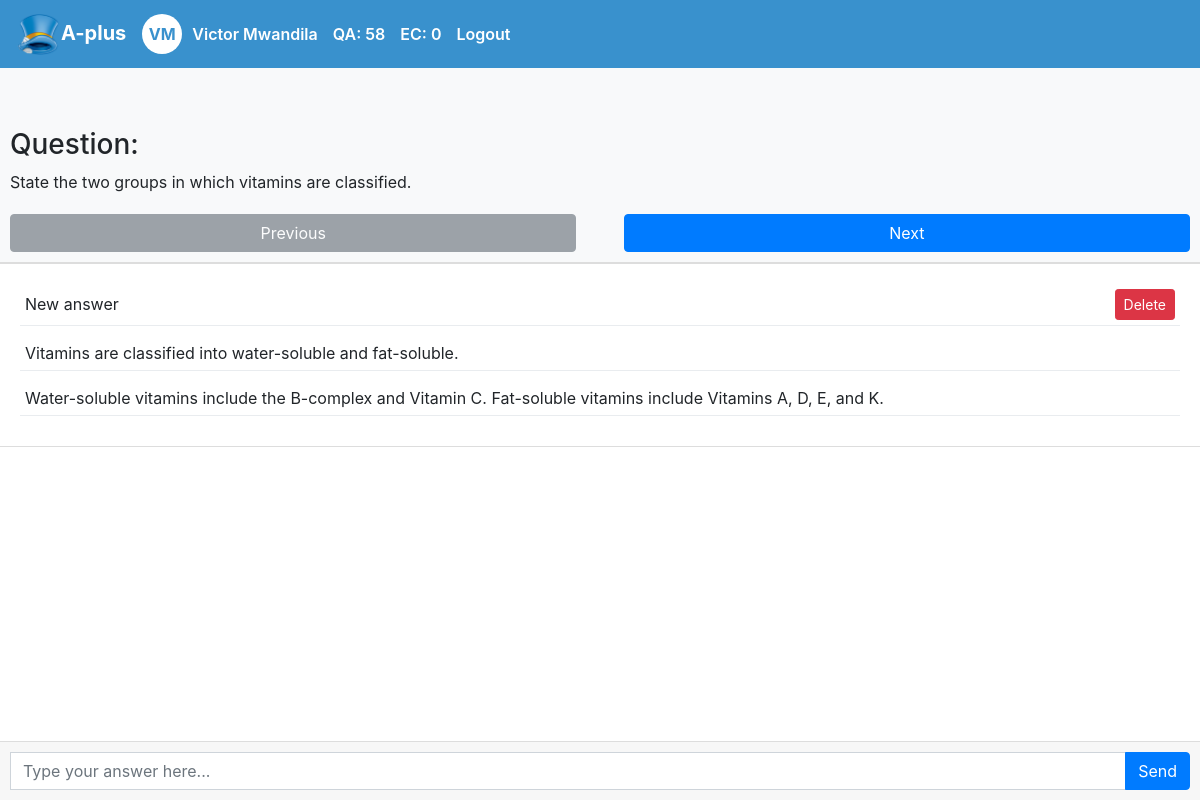
Page /aplus/user_exam_old.php?exam_id=1 (signed in) on the committed database.
### tables this page shows
CREATE TABLE `users` (
  `user_id` int(11) NOT NULL,
  `first_name` varchar(100) NOT NULL,
  `last_name` varchar(100) NOT NULL,
  `email` varchar(255) NOT NULL,
  `password` varchar(255) NOT NULL,
  `created_at` timestamp NOT NULL DEFAULT current_timestamp(),
  `verified` tinyint(1) DEFAULT 0,
  `paid` tinyint(1) DEFAULT 0
);

CREATE TABLE `questions` (
  `question_id` int(11) NOT NULL,
  `exam_id` int(11) NOT NULL,
  `question_type` enum('multiple_choice','essay') NOT NULL,
  `question_text` text NOT NULL,
  `points` int(11) NOT NULL,
  `correct_answer` text DEFAULT NULL,
  `explanation_text` text DEFAULT NULL,
  `question_order` int(11) DEFAULT NULL,
  `topic` varchar(255) DEFAULT NULL,
  `grade` int(11) DEFAULT NULL
);

CREATE TABLE `user_responses` (
  `response_id` int(11) NOT NULL,
  `user_id` int(11) NOT NULL,
  `question_id` int(11) NOT NULL,
  `response_text` text NOT NULL,
  `is_submitted` tinyint(1) NOT NULL DEFAULT 0,
  `score` int(11) DEFAULT 0,
  `created_at` timestamp NOT NULL DEFAULT current_timestamp(),
  `exam_id` int(11) NOT NULL
);

### aplus/user_exam_old.php (the view, shortened to what this page needs)
<?php
require_once 'header.php';
$exam_id = intval($_GET['exam_id']);
$user_id = intval($_SESSION['user_id']);
$query = "SELECT * FROM questions WHERE exam_id = ?";
$stmt = $mysqli->prepare($query);
$stmt->bind_param('i', $exam_id);
$stmt->execute();
$result = $stmt->get_result();
$questions = $result->fetch_all(MYSQLI_ASSOC);
$total_questions = count($questions);
$current_question_index = isset($_GET['question']) ? intval($_GET['question']) : 0;
$current_question = isset($questions[$current_question_index]) ? $questions[$current_question_index] : null;
$current_question_id = isset($current_question['question_id']) ? $current_question['question_id'] : 0;
$user_response_text = '';
$question_answer_text = '';
$question_explanation_text = '';
if ($current_question_id > 0) {
    $response_query = "SELECT response_text FROM user_responses WHERE exam_id = ? AND question_id = ? AND user_id = ?";
    $response_stmt = $mysqli->prepare($response_query);
    $response_stmt->bind_param('iii', $exam_id, $current_question_id, $user_id);
    $response_stmt->execute();
    $response_result = $response_stmt->get_result();
    $user_response = $response_result->fetch_assoc();
    $query = "SELECT question_text, correct_answer, explanation_text FROM questions WHERE exam_id = ? AND question_id = ?";
    $stmt = $mysqli->prepare($query);
    $stmt->bind_param('ii', $exam_id, $current_question_id);
    $stmt->execute();
    $result = $stmt->get_result();
    $question_data = $result->fetch_assoc();
    if ($user_response) {
        $user_response_text = htmlspecialchars($user_response['response_text']);
        $question_answer_text = htmlspecialchars($question_data['correct_answer']);
        $question_explanation_text = htmlspecialchars($question_data['explanation_text']);
    }
}
?>
<!DOCTYPE html>
<html lang="en">
<head>
    <link href="https://stackpath.bootstrapcdn.com/bootstrap/4.5.2/css/bootstrap.min.css" rel="stylesheet">
</head>
<body>
    <div id="question-area">
        <h3>Question:</h3>
        <p id="question-text"><?php echo htmlspecialchars($current_question['question_text'], ENT_QUOTES, 'UTF-8'); ?></p>
        <div class="question-navigation">
            <button class="btn btn-secondary" <?php if ($current_question_index == 0) echo 'disabled'; ?>
                onclick="navigateQuestion(<?php echo $current_question_index - 1; ?>)">Previous</button>
            <button class="btn btn-primary" <?php if ($current_question_index == $total_questions - 1) echo 'disabled'; ?>
                onclick="navigateQuestion(<?php echo $current_question_index + 1; ?>)">Next</button>
        </div>
    </div>
    <div class="chat-container">
        <div id="message-area">
            <?php if ($user_response_text) { ?>
                <div class="message" data-question-id="<?php echo $current_question_id; ?>" data-exam-id="<?php echo $exam_id; ?>" data-user-id="<?php echo $user_id; ?>">
                    <div class="message-content"><?php echo $user_response_text; ?></div>
                    <div class="message-options">
                        <button class="btn btn-danger btn-sm delete-response-btn">Delete</button>
                    </div>
                </div>
            <div class="answer"><?php echo $question_answer_text; ?></div>
            <div class="explanation"><?php echo $question_explanation_text; ?></div>
            <?php } ?>
        </div>
    </div>
    <div class="input-group">
        <textarea class="form-control" id="user-response" rows="1" placeholder="Type your answer here..."></textarea>
        <div class="input-group-append">
            <button class="btn btn-primary" type="button" id="send-button">Send</button>
        </div>
    </div>
</body>
</html>

### aplus/header.php (shortened to what this page needs)
<?php
require_once 'config.php';
$user_id = $_SESSION['user_id'];
$query = "SELECT first_name, last_name FROM users WHERE user_id = ?";
$stmt = $mysqli->prepare($query);
$stmt->bind_param('i', $user_id);
$stmt->execute();
$stmt->bind_result($first_name, $last_name);
$initials = strtoupper($first_name[0] . $last_name[0]);
$query = "SELECT COUNT(*) FROM user_responses WHERE user_id = ?";
$stmt = $mysqli->prepare($query);
$stmt->bind_param('i', $user_id);
$stmt->execute();
$stmt->bind_result($questions_answered);
$questions_answered = $questions_answered ?? 0;
$query = "SELECT COUNT(*) FROM user_exams WHERE user_id = ? AND status = 'completed'";
$stmt = $mysqli->prepare($query);
$stmt->bind_param('i', $user_id);
$stmt->execute();
$stmt->bind_result($completed_exams);
$completed_exams = $completed_exams ?? 0;
?>
<!DOCTYPE html>
<html lang="en">
<head>
    <link href="https://stackpath.bootstrapcdn.com/bootstrap/4.5.2/css/bootstrap.min.css" rel="stylesheet">
</head>
<body>
    <div id="header-area">
       <nav class="navbar navbar-expand-lg navbar-dark">
        <a class="navbar-brand" href="index.php"><img src="diagrams/alpha_logo.png" width="45px" height="auto">A-plus</a>
        <div class="header-info">
            <div class="initials"><?php echo htmlspecialchars($initials); ?></div>
            <span class="user-name"><?php echo htmlspecialchars($first_name . ' ' . $last_name); ?></span>
            <span class="qa" data-title="Questions Answered">QA: <?php echo $questions_answered; ?></span>
            <span class="ec" data-title="Exams Completed">EC: <?php echo $completed_exams; ?></span>
        </div>
           <a class="header-logout" href="logout.php">Logout</a>
    </nav>
</div>
</body>
</html>

### aplus/header.php (style rules this page uses)
#header-area { flex-shrink: 0; background-color: #3991cd; color: white; text-align: center; top: 0; left: 0; right: 0; z-index: 1000; }
.navbar { background-color: #3991cd; color: white; display: flex; justify-content: space-between; align-items: center; padding: 10px 20px; position:sticky; top: 0; left: 0; right: 0; z-index: 1030; }
.navbar a { color: white; }
.navbar-brand { text-decoration-color: gold; color: white; font-weight: 700; }
.header-info { color: white; display: flex; align-items:center; }
.header-info .user-name { margin-right: 15px; font-weight: 600; display: none; }
.header-info span { margin-right: 15px; font-weight: 600; }
.initials { background-color: white; color: #3991cd; border-radius: 50%; width: 40px; height: 40px; display: flex; justify-content: center; align-items: center; font-weight: 700; margin-right: 10px; }
@media (min-width: 768px) { .header-info .user-name { display: inline; } }
@media (min-width: 768px) { .header-info span.qa, .header-info span.ec { position: relative; } }
@media (min-width: 768px) { .header-logout { margin-right: 15px; font-weight: 600; align-self: right; color: #fff; } }

### aplus/user_exam_old.php (style rules this page uses)
body { margin: 0; padding: 0; height: 100vh; display: flex; flex-direction: column; overflow: hidden; }
#question-area { flex-shrink: 0; padding: 60px 10px 10px 10px; background-color: #f8f9fa; border-bottom: 1px solid #ddd; top: 50px; left: 0; right: 0; z-index: 999; }
.chat-container { flex-shrink: 1; top: 250px; bottom: 60px; left: 0; right: 0; overflow-y: auto; background-color: white; padding: 10px; border-top: 1px solid #ddd; border-bottom: 1px solid #ddd; }
#message-area { max-height: 100%; overflow-y: auto; padding: 10px; }
.message { display: flex; justify-content: space-between; align-items: center; padding: 5px; margin-bottom: 10px; border-bottom: 1px solid #e9ecef; }
.message-content { flex-grow: 1; margin-right: 10px; word-wrap: break-word; overflow: hidden; }
.answer { display: flex; justify-content: space-between; align-items: center; padding: 5px; margin-bottom: 10px; border-bottom: 1px solid #e9ecef; }
.explanation { display: flex; justify-content: space-between; align-items: center; padding: 5px; margin-bottom: 10px; border-bottom: 1px solid #e9ecef; }
.message-options button { margin-left: 5px; }
.input-group { position: fixed; bottom: 0; left: 0; right: 0; padding: 10px; background: #f7f7f7; border-top: 1px solid #ddd; display: flex; align-items: center; justify-content: space-between; }
textarea { resize: none; max-height: 120px; overflow-y: auto; width: 100%; padding-right: 30px; }
.question-navigation { margin-top: 20px; display: flex; justify-content: space-between; }
.question-navigation button { width: 48%; }

### rows in the picture
users: initials "VM", first_name+last_name "Victor Mwandila"
questions: question_text "State the two groups in which vitamins are classified.", correct_answer "Vitamins are classified into water-soluble and fat-soluble.", explanation_text "Water-soluble vitamins include the B-complex and Vitamin C. Fat-soluble vitamins include Vitamins A, D, E, and K."
user_responses: response_text "New answer"

### other values in the picture
$questions_answered "58"
$completed_exams "0"
